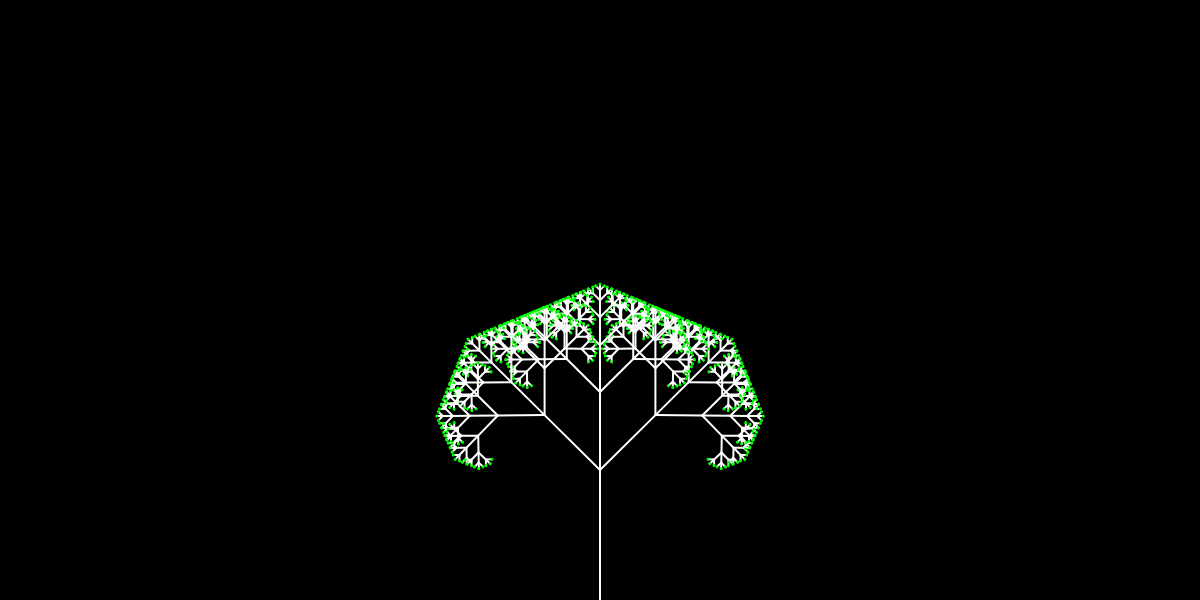
Frame 1 (no input)
Frame 60 (no input): identical to frame 1, image omitted
Frame 120 (the mouse pressed at the canvas centre since frame 60): identical to frame 1, image omitted

The p5.js sketch that drew this single still picture (run headless with seeded random() and noise() and a simulated clock; from frame 60 on, the mouse is pressed at the canvas centre):

// p5.js sketch
// ── sketch.js
let angle;
let lengthRatio;
let sliderAngle;
let sliderLengthRatio;

const lengthCutOff = 10;

function setup() {
  createCanvas(1200, 600);
  sliderAngle = createSlider(0, PI, PI / 4, 0.01);
  sliderLengthRatio = createSlider(0, 0.8, 0.6, 0.01);
}

function draw() {
  background(0);
  angle = sliderAngle.value();
  lengthRatio = sliderLengthRatio.value();
  stroke(255);
  strokeWeight(2);
  translate(width * 0.5, height);
  branch(130);
}

function branch(len) {
  line(0, 0, 0, -len);
  translate(0, -len);
  if (len > lengthCutOff) {
    push();
    rotate(angle);
    branch(len * lengthRatio);
    pop();
    push();
    rotate(0);
    branch(len * lengthRatio);
    pop();
    push();
    rotate(-angle);
    branch(len * lengthRatio);
    pop();
  } else if (len < lengthCutOff) {
    // stroke(0, 255, 0);
    // line(0, 0, 0, -len);
    noStroke();
    fill(0, 255, 0);
    circle(0, 0, len/2);
  }
}
